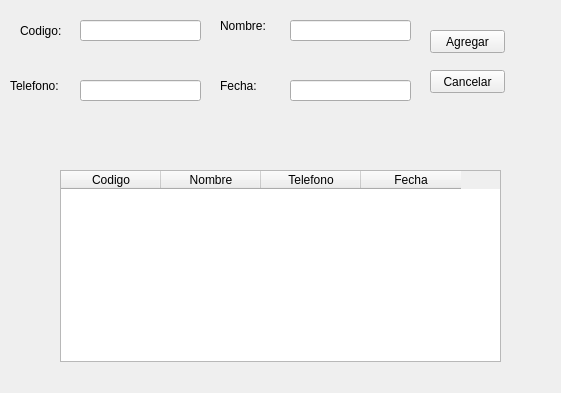
<?xml version="1.0" encoding="UTF-8"?>
<ui version="4.0">
 <class>MainWindow</class>
 <widget class="QMainWindow" name="MainWindow">
  <property name="enabled">
   <bool>true</bool>
  </property>
  <property name="geometry">
   <rect>
    <x>0</x>
    <y>0</y>
    <width>561</width>
    <height>393</height>
   </rect>
  </property>
  <property name="windowTitle">
   <string>MainWindow</string>
  </property>
  <property name="tabShape">
   <enum>QTabWidget::Triangular</enum>
  </property>
  <widget class="QWidget" name="centralwidget">
   <widget class="QLabel" name="label">
    <property name="geometry">
     <rect>
      <x>220</x>
      <y>10</y>
      <width>61</width>
      <height>31</height>
     </rect>
    </property>
    <property name="text">
     <string>Nombre:</string>
    </property>
   </widget>
   <widget class="QLabel" name="label_2">
    <property name="geometry">
     <rect>
      <x>10</x>
      <y>70</y>
      <width>61</width>
      <height>31</height>
     </rect>
    </property>
    <property name="text">
     <string>Telefono:</string>
    </property>
   </widget>
   <widget class="QLabel" name="label_3">
    <property name="geometry">
     <rect>
      <x>20</x>
      <y>10</y>
      <width>51</width>
      <height>41</height>
     </rect>
    </property>
    <property name="text">
     <string>Codigo:</string>
    </property>
   </widget>
   <widget class="QLabel" name="label_4">
    <property name="geometry">
     <rect>
      <x>220</x>
      <y>70</y>
      <width>41</width>
      <height>31</height>
     </rect>
    </property>
    <property name="text">
     <string>Fecha:</string>
    </property>
   </widget>
   <widget class="QLineEdit" name="lneNombre">
    <property name="geometry">
     <rect>
      <x>290</x>
      <y>20</y>
      <width>121</width>
      <height>21</height>
     </rect>
    </property>
   </widget>
   <widget class="QLineEdit" name="lneTelefono">
    <property name="geometry">
     <rect>
      <x>80</x>
      <y>80</y>
      <width>121</width>
      <height>21</height>
     </rect>
    </property>
   </widget>
   <widget class="QLineEdit" name="lneCodigo">
    <property name="geometry">
     <rect>
      <x>80</x>
      <y>20</y>
      <width>121</width>
      <height>21</height>
     </rect>
    </property>
   </widget>
   <widget class="QTableWidget" name="tblPersonal">
    <property name="geometry">
     <rect>
      <x>60</x>
      <y>170</y>
      <width>441</width>
      <height>192</height>
     </rect>
    </property>
    <column>
     <property name="text">
      <string>Codigo</string>
     </property>
    </column>
    <column>
     <property name="text">
      <string>Nombre</string>
     </property>
    </column>
    <column>
     <property name="text">
      <string>Telefono</string>
     </property>
    </column>
    <column>
     <property name="text">
      <string>Fecha</string>
     </property>
    </column>
   </widget>
   <widget class="QPushButton" name="btnAgregar">
    <property name="geometry">
     <rect>
      <x>430</x>
      <y>30</y>
      <width>75</width>
      <height>23</height>
     </rect>
    </property>
    <property name="text">
     <string>Agregar</string>
    </property>
   </widget>
   <widget class="QPushButton" name="btnCancelar">
    <property name="geometry">
     <rect>
      <x>430</x>
      <y>70</y>
      <width>75</width>
      <height>23</height>
     </rect>
    </property>
    <property name="text">
     <string>Cancelar</string>
    </property>
   </widget>
   <widget class="QLabel" name="label_5">
    <property name="geometry">
     <rect>
      <x>100</x>
      <y>120</y>
      <width>361</width>
      <height>31</height>
     </rect>
    </property>
    <property name="palette">
     <palette>
      <active>
       <colorrole role="WindowText">
        <brush brushstyle="SolidPattern">
         <color alpha="255">
          <red>255</red>
          <green>0</green>
          <blue>0</blue>
         </color>
        </brush>
       </colorrole>
       <colorrole role="Text">
        <brush brushstyle="SolidPattern">
         <color alpha="255">
          <red>255</red>
          <green>0</green>
          <blue>0</blue>
         </color>
        </brush>
       </colorrole>
      </active>
      <inactive>
       <colorrole role="WindowText">
        <brush brushstyle="SolidPattern">
         <color alpha="255">
          <red>255</red>
          <green>0</green>
          <blue>0</blue>
         </color>
        </brush>
       </colorrole>
       <colorrole role="Text">
        <brush brushstyle="SolidPattern">
         <color alpha="255">
          <red>255</red>
          <green>0</green>
          <blue>0</blue>
         </color>
        </brush>
       </colorrole>
      </inactive>
      <disabled>
       <colorrole role="WindowText">
        <brush brushstyle="SolidPattern">
         <color alpha="255">
          <red>120</red>
          <green>120</green>
          <blue>120</blue>
         </color>
        </brush>
       </colorrole>
       <colorrole role="Text">
        <brush brushstyle="SolidPattern">
         <color alpha="255">
          <red>120</red>
          <green>120</green>
          <blue>120</blue>
         </color>
        </brush>
       </colorrole>
      </disabled>
     </palette>
    </property>
    <property name="font">
     <font>
      <pointsize>12</pointsize>
      <weight>75</weight>
      <bold>true</bold>
     </font>
    </property>
    <property name="styleSheet">
     <string notr="true">color:255,0,0</string>
    </property>
    <property name="text">
     <string/>
    </property>
   </widget>
   <widget class="QLineEdit" name="lneFecha">
    <property name="geometry">
     <rect>
      <x>290</x>
      <y>80</y>
      <width>121</width>
      <height>21</height>
     </rect>
    </property>
   </widget>
  </widget>
 </widget>
 <resources/>
 <connections/>
</ui>
